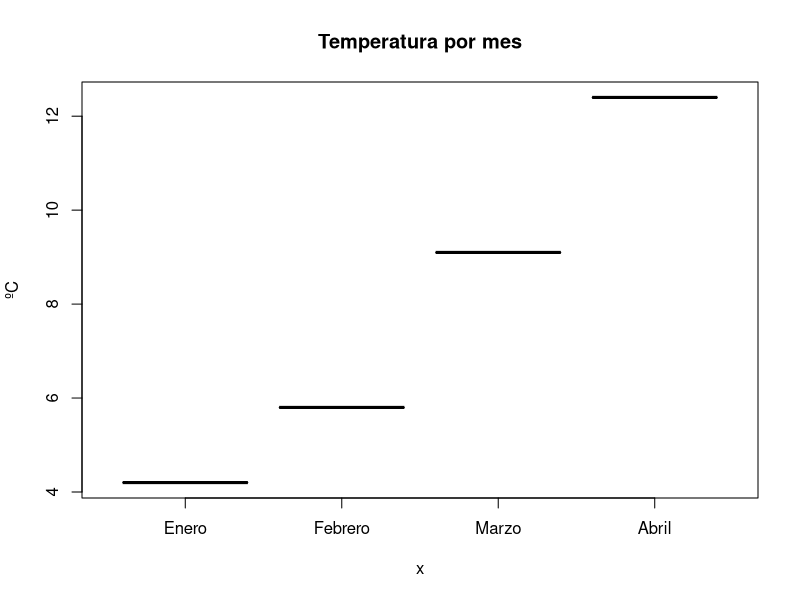

The R source for this figure:
# Script de práctica R
# Ejecuta cada bloque con el cursor en la línea y Ctrl+Enter

# 1. Un dataframe sencillo
df <- data.frame(
  mes = c("Enero", "Febrero", "Marzo", "Abril"),
  temperatura = c(4.2, 5.8, 9.1, 12.4),
  precipitacion = c(45, 38, 52, 60)
)

# 2. Verlo en la consola
print(df)

# 3. Abrir el Data Viewer (como View() en RStudio)
View(df)

# 4. Alguna transformación básica
df$temperatura_f <- df$temperatura * 9 / 5 + 32
View(df)

# 5. Un resumen rápido
summary(df)

# 6. Grafico para ver el panel de Plots
plot(factor(df$mes, levels = df$mes), df$temperatura, main = "Temperatura por mes", ylab = "ºC")
